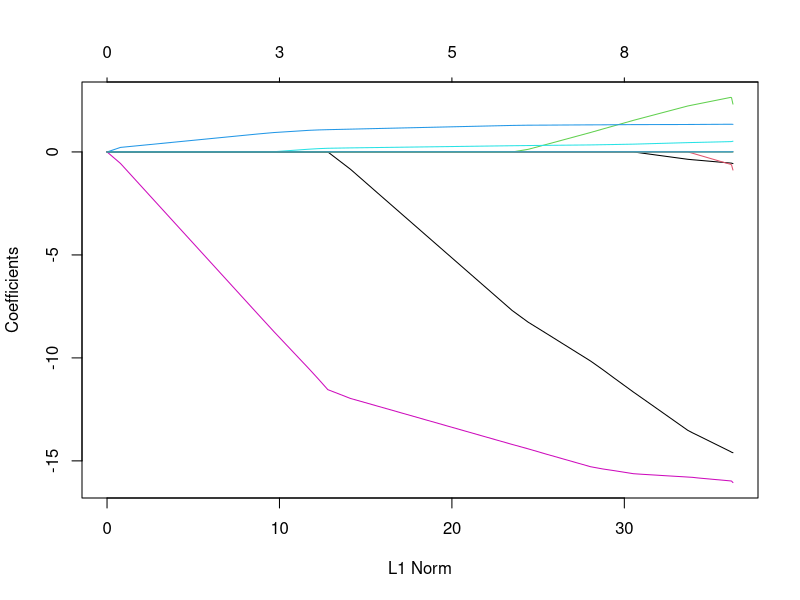
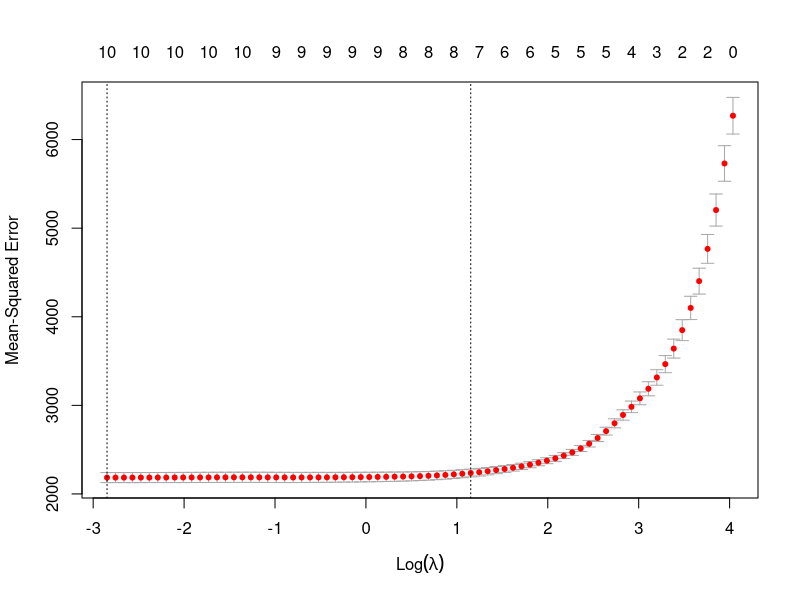
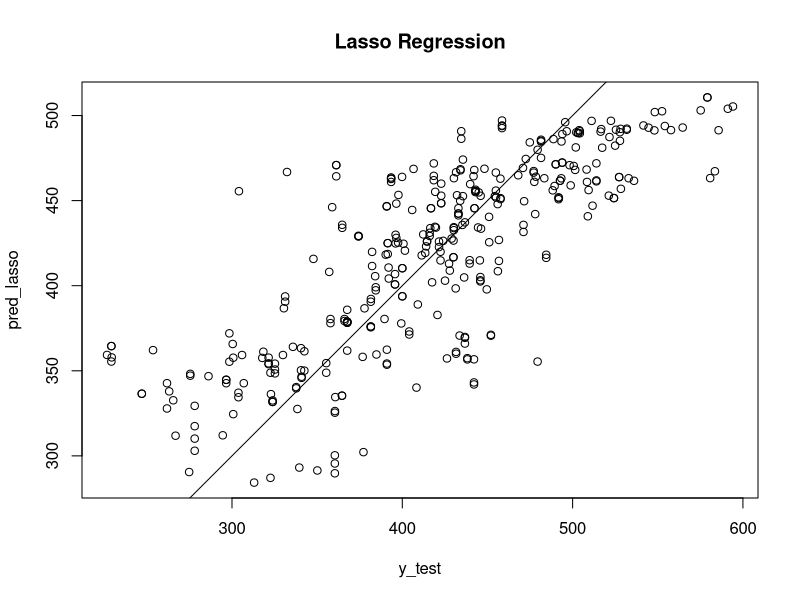

Source code (R) for these figures, in order:
## ---- chunk 1
knitr::opts_chunk$set(ech =TRUE)
library(glmnet)
library(Metrics)
## ---- chunk 2
# load data
df <- read.csv("./data/data_total.csv")
# drop country code and name
df <- subset(df, select=-c(country_code, country_name))
# region and income group to factors
df <- transform(
  df,
  region <- as.factor(region),
  income_group <- as.factor(income_group)
)
# drop rows wit null values
df <- na.omit(df)

# have a look at structure
str(df)

# summary
summary(df)

# Train-Test Split
set.seed(1228052)
n <- nrow(df)
train_index <- sample(1:n, n * 0.8)
test_index <- c(1:n)[-train_index]
x_train <- subset(df, select=-c(learning_outcome))[train_index,]
y_train <- df[train_index, "learning_outcome"]
x_test <- subset(df, select=-c(learning_outcome))[test_index,]
y_test <- df[test_index, "learning_outcome"]
## ---- chunk 3
lasso <- glmnet(x=x_train, y=y_train)
## ---- chunk 4
plot(lasso)
## ---- chunk 5
model_lasso_cv <- cv.glmnet(x=data.matrix(x_train), y=y_train)
plot(model_lasso_cv)
## ---- chunk 6
pred_lasso <- predict(model_lasso_cv, newx=data.matrix(x_test), s="lambda.1se")
rmse(y_test, pred_lasso)

## ---- chunk 7
plot(y_test, pred_lasso, main="Lasso Regression")
abline(c(0,1))
## ---- chunk 8
coef(model_lasso_cv)
## ---- chunk 9

## ---- chunk 10

## ---- chunk 11

## ---- chunk 12

## ---- chunk 13

## ---- chunk 14

## ---- chunk 15

## ---- chunk 16

## ---- chunk 17

## ---- chunk 18

## ---- chunk 19

## ---- chunk 20

## ---- chunk 21

## ---- chunk 22

## ---- chunk 23

## ---- chunk 24

## ---- chunk 25

## ---- chunk 26

## ---- chunk 27
